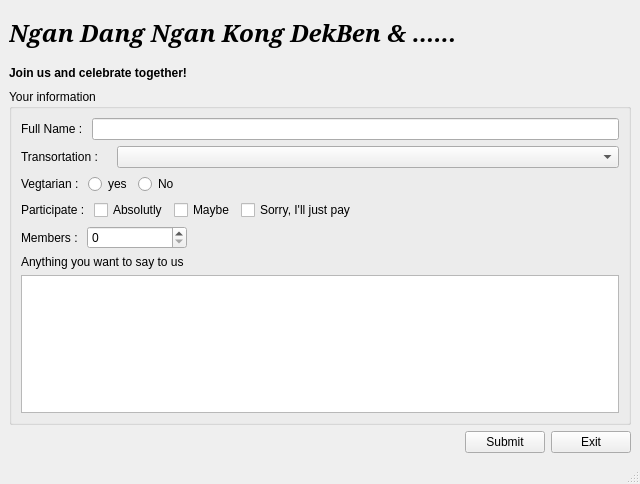
<?xml version="1.0" encoding="UTF-8"?>
<ui version="4.0">
 <class>MainWindow</class>
 <widget class="QMainWindow" name="MainWindow">
  <property name="geometry">
   <rect>
    <x>0</x>
    <y>0</y>
    <width>640</width>
    <height>484</height>
   </rect>
  </property>
  <property name="windowTitle">
   <string>MainWindow</string>
  </property>
  <widget class="QWidget" name="centralwidget">
   <layout class="QGridLayout" name="gridLayout_2">
    <item row="3" column="1">
     <widget class="QPushButton" name="submit_btn">
      <property name="text">
       <string>Submit</string>
      </property>
     </widget>
    </item>
    <item row="3" column="2">
     <widget class="QPushButton" name="exit_btn">
      <property name="maximumSize">
       <size>
        <width>80</width>
        <height>24</height>
       </size>
      </property>
      <property name="text">
       <string>Exit</string>
      </property>
     </widget>
    </item>
    <item row="3" column="0">
     <spacer name="horizontalSpacer_4">
      <property name="orientation">
       <enum>Qt::Horizontal</enum>
      </property>
      <property name="sizeHint" stdset="0">
       <size>
        <width>40</width>
        <height>20</height>
       </size>
      </property>
     </spacer>
    </item>
    <item row="2" column="0" colspan="3">
     <widget class="QGroupBox" name="form_group">
      <property name="title">
       <string>Your information</string>
      </property>
      <layout class="QGridLayout" name="gridLayout">
       <item row="0" column="0">
        <layout class="QHBoxLayout" name="horizontalLayout">
         <item>
          <widget class="QLabel" name="name_label">
           <property name="maximumSize">
            <size>
             <width>90</width>
             <height>24</height>
            </size>
           </property>
           <property name="text">
            <string>Full Name : </string>
           </property>
          </widget>
         </item>
         <item>
          <widget class="QLineEdit" name="name_edit">
           <property name="minimumSize">
            <size>
             <width>200</width>
             <height>0</height>
            </size>
           </property>
           <property name="clearButtonEnabled">
            <bool>true</bool>
           </property>
          </widget>
         </item>
        </layout>
       </item>
       <item row="3" column="0">
        <layout class="QHBoxLayout" name="horizontalLayout_4">
         <item>
          <widget class="QLabel" name="label">
           <property name="text">
            <string>Participate : </string>
           </property>
          </widget>
         </item>
         <item>
          <widget class="QCheckBox" name="absolutly_check">
           <property name="text">
            <string>Absolutly</string>
           </property>
          </widget>
         </item>
         <item>
          <widget class="QCheckBox" name="maybe_check">
           <property name="text">
            <string>Maybe</string>
           </property>
          </widget>
         </item>
         <item>
          <widget class="QCheckBox" name="sorry_check">
           <property name="text">
            <string>Sorry, I'll just pay</string>
           </property>
          </widget>
         </item>
         <item>
          <spacer name="horizontalSpacer_2">
           <property name="orientation">
            <enum>Qt::Horizontal</enum>
           </property>
           <property name="sizeHint" stdset="0">
            <size>
             <width>40</width>
             <height>20</height>
            </size>
           </property>
          </spacer>
         </item>
        </layout>
       </item>
       <item row="2" column="0">
        <layout class="QHBoxLayout" name="horizontalLayout_3">
         <item>
          <widget class="QLabel" name="vegetarian_label">
           <property name="text">
            <string>Vegtarian : </string>
           </property>
          </widget>
         </item>
         <item>
          <widget class="QRadioButton" name="yes_radio">
           <property name="text">
            <string>yes</string>
           </property>
          </widget>
         </item>
         <item>
          <widget class="QRadioButton" name="no_radio">
           <property name="text">
            <string>No</string>
           </property>
          </widget>
         </item>
         <item>
          <spacer name="horizontalSpacer">
           <property name="orientation">
            <enum>Qt::Horizontal</enum>
           </property>
           <property name="sizeHint" stdset="0">
            <size>
             <width>40</width>
             <height>20</height>
            </size>
           </property>
          </spacer>
         </item>
        </layout>
       </item>
       <item row="1" column="0">
        <layout class="QHBoxLayout" name="horizontalLayout_2">
         <item>
          <widget class="QLabel" name="transportation_label">
           <property name="maximumSize">
            <size>
             <width>90</width>
             <height>24</height>
            </size>
           </property>
           <property name="text">
            <string>Transortation : </string>
           </property>
          </widget>
         </item>
         <item>
          <widget class="QComboBox" name="transportation_combo">
           <property name="minimumSize">
            <size>
             <width>200</width>
             <height>0</height>
            </size>
           </property>
          </widget>
         </item>
        </layout>
       </item>
       <item row="4" column="0">
        <layout class="QHBoxLayout" name="horizontalLayout_5">
         <item>
          <widget class="QLabel" name="mambers_label">
           <property name="text">
            <string>Members : </string>
           </property>
          </widget>
         </item>
         <item>
          <widget class="QSpinBox" name="members_spin">
           <property name="minimumSize">
            <size>
             <width>100</width>
             <height>0</height>
            </size>
           </property>
          </widget>
         </item>
         <item>
          <spacer name="horizontalSpacer_3">
           <property name="orientation">
            <enum>Qt::Horizontal</enum>
           </property>
           <property name="sizeHint" stdset="0">
            <size>
             <width>40</width>
             <height>20</height>
            </size>
           </property>
          </spacer>
         </item>
        </layout>
       </item>
       <item row="5" column="0">
        <layout class="QVBoxLayout" name="verticalLayout">
         <item>
          <widget class="QLabel" name="label_2">
           <property name="text">
            <string>Anything you want to say to us</string>
           </property>
          </widget>
         </item>
         <item>
          <widget class="QTextEdit" name="input_text"/>
         </item>
        </layout>
       </item>
      </layout>
     </widget>
    </item>
    <item row="1" column="0" colspan="3">
     <widget class="QLabel" name="sub_title">
      <property name="minimumSize">
       <size>
        <width>600</width>
        <height>20</height>
       </size>
      </property>
      <property name="maximumSize">
       <size>
        <width>16777215</width>
        <height>20</height>
       </size>
      </property>
      <property name="font">
       <font>
        <weight>75</weight>
        <bold>true</bold>
       </font>
      </property>
      <property name="text">
       <string>Join us and celebrate together!</string>
      </property>
     </widget>
    </item>
    <item row="0" column="0" colspan="3">
     <widget class="QLabel" name="title">
      <property name="minimumSize">
       <size>
        <width>600</width>
        <height>48</height>
       </size>
      </property>
      <property name="maximumSize">
       <size>
        <width>16777215</width>
        <height>48</height>
       </size>
      </property>
      <property name="font">
       <font>
        <family>Serif</family>
        <pointsize>18</pointsize>
        <weight>75</weight>
        <italic>true</italic>
        <bold>true</bold>
       </font>
      </property>
      <property name="text">
       <string>Ngan Dang Ngan Kong DekBen &amp; ......</string>
      </property>
     </widget>
    </item>
   </layout>
  </widget>
  <widget class="QStatusBar" name="statusbar"/>
 </widget>
 <resources/>
 <connections/>
</ui>
